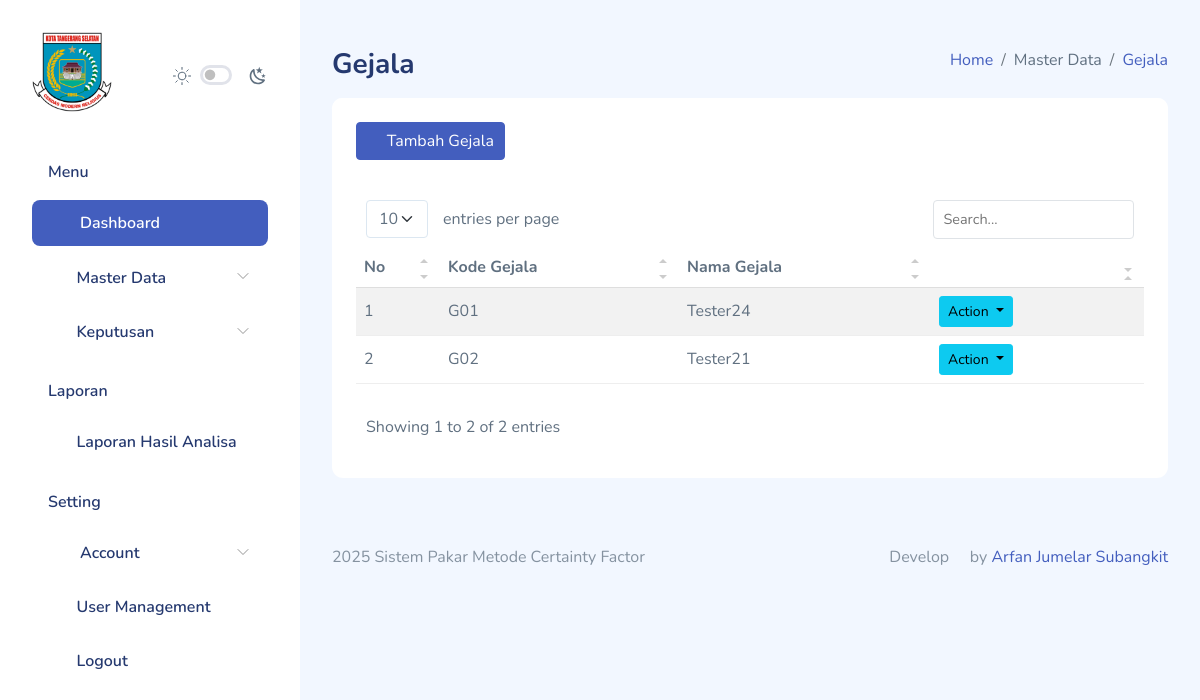
The page /gejala/index.php (signed in) on the database its author committed.
### tables this page shows
CREATE TABLE `gejala` (
  `id_gejala` int(11) NOT NULL,
  `kode_gejala` varchar(5) NOT NULL,
  `nama_gejala` varchar(250) NOT NULL,
  `created_at` timestamp NOT NULL DEFAULT current_timestamp(),
  `updated_at` timestamp NULL DEFAULT NULL
);

### functions.php (called while the page is built, shortened)
<?php
$db = mysqli_connect("localhost", "root", "", "dev-arfan");
function query($query)
{
    global $db;
    $result = mysqli_query($db, $query);
    $rows = [];
    if ($result) {
        if (mysqli_num_rows($result) > 0) {
            while ($row = mysqli_fetch_assoc($result)) {
                $rows[] = $row;
            }
        }
    } else {
        echo "Error: " . mysqli_error($db);
    }
    return $rows;
}

### gejala/index.php (the view, shortened to what this page needs)
<?php
$gejala = query("SELECT * FROM gejala");
?>
<!DOCTYPE html>
<html lang="en">
<head>
    <link rel="stylesheet" href="../assets/extensions/simple-datatables/style.css">
    <link rel="stylesheet" href="../assets/compiled/css/table-datatable.css">
    <link rel="stylesheet" href="../assets/compiled/css/app.css">
    <link rel="stylesheet" href="../assets/compiled/css/app-dark.css">
    <link rel="stylesheet" href="../assets/compiled/css/iconly.css">
    <link rel="stylesheet" href="../assets/extensions/@fortawesome/fontawesome-free/css/all.min.css">
</head>
<body>
    <div id="app">
        <?php require_once '../partials/sidebar.php'; ?>
        <div id="main">
            <div class="page-heading">
                <div class="page-title">
                    <div class="row">
                        <div class="col-12 col-md-6 order-md-1 order-last mb-2">
                            <h3>Gejala</h3>
                        </div>
                        <div class="col-12 col-md-6 order-md-2 order-first">
                            <nav aria-label="breadcrumb" class="breadcrumb-header float-start float-lg-end">
                                <ol class="breadcrumb">
                                    <li class="breadcrumb-item"><a href="../home">Home</a></li>
                                    <li class="breadcrumb-item">Master Data</li>
                                    <li class="breadcrumb-item active" aria-current="page"><a href="">Gejala</a></li>
                                </ol>
                            </nav>
                        </div>
                    </div>
                </div>
                <section class="section">
                    <div class="card">
                        <div class="card-header">
                            <h5 class="card-title">
                                <a href="add_gejala.php" class="btn icon icon-left btn-primary"><i class="fa fa-plus"></i> Tambah Gejala</a>
                            </h5>
                        </div>
                        <div class="card-body">
                            <table class="table table-striped" id="table1">
                                <thead>
                                    <tr>
                                        <th>No</th>
                                        <th>Kode Gejala</th>
                                        <th>Nama Gejala</th>
                                        <th></th>
                                    </tr>
                                </thead>
                                <tbody>
                                    <?php foreach ($gejala as $i => $g): ?>
                                        <tr>
                                            <td><?= $i + 1; ?></td>
                                            <td><?= $g["kode_gejala"]; ?></td>
                                            <td><?= $g["nama_gejala"]; ?></td>
                                            <td>
                                                <div class="dropdown">
                                                    <button class="btn btn-sm btn-info dropdown-toggle me-1" type="button"
                                                        id="dropdownMenuButton3" data-bs-toggle="dropdown" aria-haspopup="true"
                                                        aria-expanded="false">
                                                        Action
                                                    </button>
                                                </div>
                                            </td>
                                        </tr>
                                    <?php endforeach; ?>
                                </tbody>
                            </table>
                        </div>
                    </div>
                </section>
            </div>
            <?php require_once '../partials/footer.php'; ?>
        </div>
    </div>
</body>
</html>

### assets/extensions/simple-datatables/style.css (style rules this page uses)
.dataTable-table { max-width: 100%; width: 100%; border-spacing: 0; border-collapse: separate; }
.dataTable-table > tbody > tr > td, .dataTable-table > tbody > tr > th, .dataTable-table > tfoot > tr > td, .dataTable-table > tfoot > tr > th, .dataTable-table > thead > tr > td, .dataTable-table > thead > tr > th { vertical-align: top; padding: 8px 10px; }
.dataTable-table > thead > tr > th { vertical-align: bottom; text-align: left; border-bottom: 1px solid #d9d9d9; }
.dataTable-table th { vertical-align: bottom; text-align: left; }

### rows shown on the page
gejala: kode_gejala "G01", nama_gejala "Tester24"
gejala: kode_gejala "G02", nama_gejala "Tester21"
